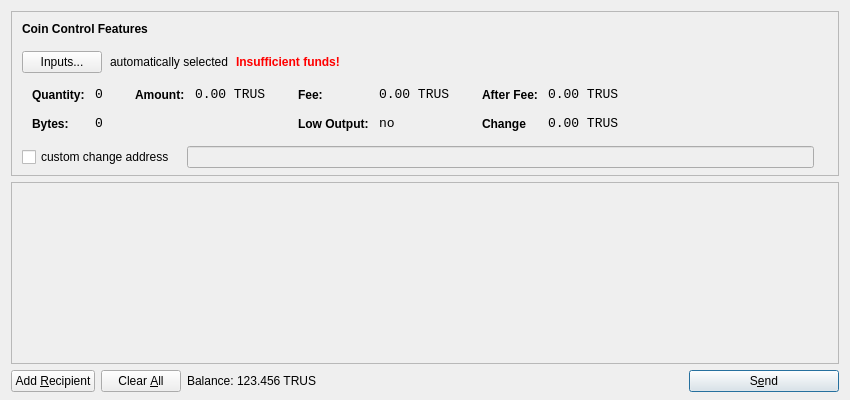
<?xml version="1.0" encoding="UTF-8"?>
<ui version="4.0">
 <class>SendCoinsDialog</class>
 <widget class="QDialog" name="SendCoinsDialog">
  <property name="geometry">
   <rect>
    <x>0</x>
    <y>0</y>
    <width>850</width>
    <height>400</height>
   </rect>
  </property>
  <property name="windowTitle">
   <string>Send Coins</string>
  </property>
  <layout class="QVBoxLayout" name="verticalLayout" stretch="0,1,0">
   <property name="bottomMargin">
    <number>8</number>
   </property>
   <item>
    <widget class="QFrame" name="frameCoinControl">
     <property name="sizePolicy">
      <sizepolicy hsizetype="Expanding" vsizetype="Expanding">
       <horstretch>0</horstretch>
       <verstretch>0</verstretch>
      </sizepolicy>
     </property>
     <property name="maximumSize">
      <size>
       <width>16777215</width>
       <height>16777215</height>
      </size>
     </property>
     <property name="frameShape">
      <enum>QFrame::StyledPanel</enum>
     </property>
     <property name="frameShadow">
      <enum>QFrame::Sunken</enum>
     </property>
     <layout class="QVBoxLayout" name="verticalLayoutCoinControl2">
      <property name="spacing">
       <number>-1</number>
      </property>
      <property name="leftMargin">
       <number>0</number>
      </property>
      <property name="topMargin">
       <number>0</number>
      </property>
      <property name="rightMargin">
       <number>0</number>
      </property>
      <property name="bottomMargin">
       <number>6</number>
      </property>
      <item>
       <layout class="QVBoxLayout" name="verticalLayoutCoinControl" stretch="0,0,0,0,1">
        <property name="spacing">
         <number>0</number>
        </property>
        <property name="leftMargin">
         <number>10</number>
        </property>
        <property name="topMargin">
         <number>10</number>
        </property>
        <item>
         <layout class="QHBoxLayout" name="horizontalLayoutCoinControl1">
          <property name="bottomMargin">
           <number>15</number>
          </property>
          <item>
           <widget class="QLabel" name="labelCoinControlFeatures">
            <property name="sizePolicy">
             <sizepolicy hsizetype="Preferred" vsizetype="Maximum">
              <horstretch>0</horstretch>
              <verstretch>0</verstretch>
             </sizepolicy>
            </property>
            <property name="font">
             <font>
              <weight>75</weight>
              <bold>true</bold>
             </font>
            </property>
            <property name="styleSheet">
             <string notr="true">font-weight:bold;</string>
            </property>
            <property name="text">
             <string>Coin Control Features</string>
            </property>
           </widget>
          </item>
         </layout>
        </item>
        <item>
         <layout class="QHBoxLayout" name="horizontalLayoutCoinControl2" stretch="0,0,0,0">
          <property name="spacing">
           <number>8</number>
          </property>
          <property name="bottomMargin">
           <number>10</number>
          </property>
          <item>
           <widget class="QPushButton" name="pushButtonCoinControl">
            <property name="styleSheet">
             <string notr="true"/>
            </property>
            <property name="text">
             <string>Inputs...</string>
            </property>
           </widget>
          </item>
          <item>
           <widget class="QLabel" name="labelCoinControlAutomaticallySelected">
            <property name="text">
             <string>automatically selected</string>
            </property>
            <property name="margin">
             <number>5</number>
            </property>
           </widget>
          </item>
          <item>
           <widget class="QLabel" name="labelCoinControlInsuffFunds">
            <property name="font">
             <font>
              <weight>75</weight>
              <bold>true</bold>
             </font>
            </property>
            <property name="styleSheet">
             <string notr="true">color:red;font-weight:bold;</string>
            </property>
            <property name="text">
             <string>Insufficient funds!</string>
            </property>
            <property name="margin">
             <number>5</number>
            </property>
           </widget>
          </item>
          <item>
           <spacer name="horizontalSpacerCoinControl">
            <property name="orientation">
             <enum>Qt::Horizontal</enum>
            </property>
            <property name="sizeHint" stdset="0">
             <size>
              <width>40</width>
              <height>1</height>
             </size>
            </property>
           </spacer>
          </item>
         </layout>
        </item>
        <item>
         <widget class="QWidget" name="widgetCoinControl" native="true">
          <property name="sizePolicy">
           <sizepolicy hsizetype="Preferred" vsizetype="Preferred">
            <horstretch>0</horstretch>
            <verstretch>0</verstretch>
           </sizepolicy>
          </property>
          <property name="minimumSize">
           <size>
            <width>0</width>
            <height>0</height>
           </size>
          </property>
          <property name="styleSheet">
           <string notr="true"/>
          </property>
          <layout class="QHBoxLayout" name="horizontalLayoutCoinControl5">
           <property name="margin">
            <number>0</number>
           </property>
           <item>
            <layout class="QHBoxLayout" name="horizontalLayoutCoinControl3" stretch="0,0,0,1">
             <property name="spacing">
              <number>20</number>
             </property>
             <property name="topMargin">
              <number>0</number>
             </property>
             <property name="bottomMargin">
              <number>10</number>
             </property>
             <item>
              <layout class="QFormLayout" name="formLayoutCoinControl1">
               <property name="horizontalSpacing">
                <number>10</number>
               </property>
               <property name="verticalSpacing">
                <number>14</number>
               </property>
               <property name="leftMargin">
                <number>10</number>
               </property>
               <property name="topMargin">
                <number>4</number>
               </property>
               <property name="rightMargin">
                <number>6</number>
               </property>
               <item row="0" column="0">
                <widget class="QLabel" name="labelCoinControlQuantityText">
                 <property name="styleSheet">
                  <string notr="true">font-weight:bold;</string>
                 </property>
                 <property name="text">
                  <string>Quantity:</string>
                 </property>
                 <property name="margin">
                  <number>0</number>
                 </property>
                </widget>
               </item>
               <item row="0" column="1">
                <widget class="QLabel" name="labelCoinControlQuantity">
                 <property name="font">
                  <font>
                   <family>Monospace</family>
                   <pointsize>10</pointsize>
                  </font>
                 </property>
                 <property name="cursor">
                  <cursorShape>IBeamCursor</cursorShape>
                 </property>
                 <property name="contextMenuPolicy">
                  <enum>Qt::ActionsContextMenu</enum>
                 </property>
                 <property name="text">
                  <string>0</string>
                 </property>
                 <property name="margin">
                  <number>0</number>
                 </property>
                 <property name="textInteractionFlags">
                  <set>Qt::LinksAccessibleByMouse|Qt::TextSelectableByKeyboard|Qt::TextSelectableByMouse</set>
                 </property>
                </widget>
               </item>
               <item row="1" column="0">
                <widget class="QLabel" name="labelCoinControlBytesText">
                 <property name="styleSheet">
                  <string notr="true">font-weight:bold;</string>
                 </property>
                 <property name="text">
                  <string>Bytes:</string>
                 </property>
                </widget>
               </item>
               <item row="1" column="1">
                <widget class="QLabel" name="labelCoinControlBytes">
                 <property name="font">
                  <font>
                   <family>Monospace</family>
                   <pointsize>10</pointsize>
                  </font>
                 </property>
                 <property name="cursor">
                  <cursorShape>IBeamCursor</cursorShape>
                 </property>
                 <property name="contextMenuPolicy">
                  <enum>Qt::ActionsContextMenu</enum>
                 </property>
                 <property name="text">
                  <string>0</string>
                 </property>
                 <property name="textInteractionFlags">
                  <set>Qt::LinksAccessibleByMouse|Qt::TextSelectableByKeyboard|Qt::TextSelectableByMouse</set>
                 </property>
                </widget>
               </item>
              </layout>
             </item>
             <item>
              <layout class="QFormLayout" name="formLayoutCoinControl2">
               <property name="horizontalSpacing">
                <number>10</number>
               </property>
               <property name="verticalSpacing">
                <number>14</number>
               </property>
               <property name="leftMargin">
                <number>6</number>
               </property>
               <property name="topMargin">
                <number>4</number>
               </property>
               <property name="rightMargin">
                <number>6</number>
               </property>
               <item row="0" column="0">
                <widget class="QLabel" name="labelCoinControlAmountText">
                 <property name="styleSheet">
                  <string notr="true">font-weight:bold;</string>
                 </property>
                 <property name="text">
                  <string>Amount:</string>
                 </property>
                 <property name="margin">
                  <number>0</number>
                 </property>
                </widget>
               </item>
               <item row="0" column="1">
                <widget class="QLabel" name="labelCoinControlAmount">
                 <property name="font">
                  <font>
                   <family>Monospace</family>
                   <pointsize>10</pointsize>
                  </font>
                 </property>
                 <property name="cursor">
                  <cursorShape>IBeamCursor</cursorShape>
                 </property>
                 <property name="contextMenuPolicy">
                  <enum>Qt::ActionsContextMenu</enum>
                 </property>
                 <property name="text">
                  <string notr="true">0.00 TRUS</string>
                 </property>
                 <property name="textInteractionFlags">
                  <set>Qt::LinksAccessibleByMouse|Qt::TextSelectableByKeyboard|Qt::TextSelectableByMouse</set>
                 </property>
                </widget>
               </item>
              </layout>
             </item>
             <item>
              <layout class="QFormLayout" name="formLayoutCoinControl3">
               <property name="horizontalSpacing">
                <number>10</number>
               </property>
               <property name="verticalSpacing">
                <number>14</number>
               </property>
               <property name="leftMargin">
                <number>6</number>
               </property>
               <property name="topMargin">
                <number>4</number>
               </property>
               <property name="rightMargin">
                <number>6</number>
               </property>
               <item row="0" column="0">
                <widget class="QLabel" name="labelCoinControlFeeText">
                 <property name="styleSheet">
                  <string notr="true">font-weight:bold;</string>
                 </property>
                 <property name="text">
                  <string>Fee:</string>
                 </property>
                 <property name="margin">
                  <number>0</number>
                 </property>
                </widget>
               </item>
               <item row="0" column="1">
                <widget class="QLabel" name="labelCoinControlFee">
                 <property name="font">
                  <font>
                   <family>Monospace</family>
                   <pointsize>10</pointsize>
                  </font>
                 </property>
                 <property name="cursor">
                  <cursorShape>IBeamCursor</cursorShape>
                 </property>
                 <property name="contextMenuPolicy">
                  <enum>Qt::ActionsContextMenu</enum>
                 </property>
                 <property name="text">
                  <string notr="true">0.00 TRUS</string>
                 </property>
                 <property name="textInteractionFlags">
                  <set>Qt::LinksAccessibleByMouse|Qt::TextSelectableByKeyboard|Qt::TextSelectableByMouse</set>
                 </property>
                </widget>
               </item>
               <item row="1" column="0">
                <widget class="QLabel" name="labelCoinControlLowOutputText">
                 <property name="styleSheet">
                  <string notr="true">font-weight:bold;</string>
                 </property>
                 <property name="text">
                  <string>Low Output:</string>
                 </property>
                </widget>
               </item>
               <item row="1" column="1">
                <widget class="QLabel" name="labelCoinControlLowOutput">
                 <property name="font">
                  <font>
                   <family>Monospace</family>
                   <pointsize>10</pointsize>
                  </font>
                 </property>
                 <property name="cursor">
                  <cursorShape>IBeamCursor</cursorShape>
                 </property>
                 <property name="contextMenuPolicy">
                  <enum>Qt::ActionsContextMenu</enum>
                 </property>
                 <property name="text">
                  <string>no</string>
                 </property>
                 <property name="textInteractionFlags">
                  <set>Qt::LinksAccessibleByMouse|Qt::TextSelectableByKeyboard|Qt::TextSelectableByMouse</set>
                 </property>
                </widget>
               </item>
              </layout>
             </item>
             <item>
              <layout class="QFormLayout" name="formLayoutCoinControl4">
               <property name="horizontalSpacing">
                <number>10</number>
               </property>
               <property name="verticalSpacing">
                <number>14</number>
               </property>
               <property name="leftMargin">
                <number>6</number>
               </property>
               <property name="topMargin">
                <number>4</number>
               </property>
               <property name="rightMargin">
                <number>6</number>
               </property>
               <item row="0" column="0">
                <widget class="QLabel" name="labelCoinControlAfterFeeText">
                 <property name="styleSheet">
                  <string notr="true">font-weight:bold;</string>
                 </property>
                 <property name="text">
                  <string>After Fee:</string>
                 </property>
                 <property name="margin">
                  <number>0</number>
                 </property>
                </widget>
               </item>
               <item row="0" column="1">
                <widget class="QLabel" name="labelCoinControlAfterFee">
                 <property name="font">
                  <font>
                   <family>Monospace</family>
                   <pointsize>10</pointsize>
                  </font>
                 </property>
                 <property name="cursor">
                  <cursorShape>IBeamCursor</cursorShape>
                 </property>
                 <property name="contextMenuPolicy">
                  <enum>Qt::ActionsContextMenu</enum>
                 </property>
                 <property name="text">
                  <string notr="true">0.00 TRUS</string>
                 </property>
                 <property name="textInteractionFlags">
                  <set>Qt::LinksAccessibleByMouse|Qt::TextSelectableByKeyboard|Qt::TextSelectableByMouse</set>
                 </property>
                </widget>
               </item>
               <item row="1" column="0">
                <widget class="QLabel" name="labelCoinControlChangeText">
                 <property name="styleSheet">
                  <string notr="true">font-weight:bold;</string>
                 </property>
                 <property name="text">
                  <string>Change</string>
                 </property>
                </widget>
               </item>
               <item row="1" column="1">
                <widget class="QLabel" name="labelCoinControlChange">
                 <property name="font">
                  <font>
                   <family>Monospace</family>
                   <pointsize>10</pointsize>
                  </font>
                 </property>
                 <property name="cursor">
                  <cursorShape>IBeamCursor</cursorShape>
                 </property>
                 <property name="contextMenuPolicy">
                  <enum>Qt::ActionsContextMenu</enum>
                 </property>
                 <property name="text">
                  <string notr="true">0.00 TRUS</string>
                 </property>
                 <property name="textInteractionFlags">
                  <set>Qt::LinksAccessibleByMouse|Qt::TextSelectableByKeyboard|Qt::TextSelectableByMouse</set>
                 </property>
                </widget>
               </item>
              </layout>
             </item>
            </layout>
           </item>
          </layout>
         </widget>
        </item>
        <item>
         <layout class="QHBoxLayout" name="horizontalLayoutCoinControl4" stretch="0,0,0">
          <property name="spacing">
           <number>12</number>
          </property>
          <property name="sizeConstraint">
           <enum>QLayout::SetDefaultConstraint</enum>
          </property>
          <property name="topMargin">
           <number>5</number>
          </property>
          <property name="rightMargin">
           <number>5</number>
          </property>
          <item>
           <widget class="QCheckBox" name="checkBoxCoinControlChange">
            <property name="text">
             <string>custom change address</string>
            </property>
           </widget>
          </item>
          <item>
           <widget class="QLineEdit" name="lineEditCoinControlChange">
            <property name="enabled">
             <bool>false</bool>
            </property>
            <property name="sizePolicy">
             <sizepolicy hsizetype="Expanding" vsizetype="Fixed">
              <horstretch>0</horstretch>
              <verstretch>0</verstretch>
             </sizepolicy>
            </property>
           </widget>
          </item>
          <item>
           <widget class="QLabel" name="labelCoinControlChangeLabel">
            <property name="sizePolicy">
             <sizepolicy hsizetype="Preferred" vsizetype="Expanding">
              <horstretch>0</horstretch>
              <verstretch>0</verstretch>
             </sizepolicy>
            </property>
            <property name="minimumSize">
             <size>
              <width>0</width>
              <height>0</height>
             </size>
            </property>
            <property name="text">
             <string/>
            </property>
            <property name="margin">
             <number>3</number>
            </property>
           </widget>
          </item>
         </layout>
        </item>
        <item>
         <spacer name="verticalSpacerCoinControl">
          <property name="orientation">
           <enum>Qt::Vertical</enum>
          </property>
          <property name="sizeHint" stdset="0">
           <size>
            <width>800</width>
            <height>1</height>
           </size>
          </property>
         </spacer>
        </item>
       </layout>
      </item>
     </layout>
    </widget>
   </item>
   <item>
    <widget class="QScrollArea" name="scrollArea">
     <property name="widgetResizable">
      <bool>true</bool>
     </property>
     <widget class="QWidget" name="scrollAreaWidgetContents">
      <property name="geometry">
       <rect>
        <x>0</x>
        <y>0</y>
        <width>830</width>
        <height>165</height>
       </rect>
      </property>
      <layout class="QVBoxLayout" name="verticalLayout_2">
       <property name="margin">
        <number>0</number>
       </property>
       <item>
        <layout class="QVBoxLayout" name="entries">
         <property name="spacing">
          <number>6</number>
         </property>
        </layout>
       </item>
       <item>
        <spacer name="verticalSpacer">
         <property name="orientation">
          <enum>Qt::Vertical</enum>
         </property>
         <property name="sizeHint" stdset="0">
          <size>
           <width>20</width>
           <height>40</height>
          </size>
         </property>
        </spacer>
       </item>
      </layout>
     </widget>
    </widget>
   </item>
   <item>
    <layout class="QHBoxLayout" name="horizontalLayout">
     <item>
      <widget class="QPushButton" name="addButton">
       <property name="toolTip">
        <string>Send to multiple recipients at once</string>
       </property>
       <property name="text">
        <string>Add &amp;Recipient</string>
       </property>
       <property name="autoDefault">
        <bool>false</bool>
       </property>
      </widget>
     </item>
     <item>
      <widget class="QPushButton" name="clearButton">
       <property name="sizePolicy">
        <sizepolicy hsizetype="Minimum" vsizetype="Fixed">
         <horstretch>0</horstretch>
         <verstretch>0</verstretch>
        </sizepolicy>
       </property>
       <property name="toolTip">
        <string>Remove all transaction fields</string>
       </property>
       <property name="text">
        <string>Clear &amp;All</string>
       </property>
       <property name="autoRepeatDelay">
        <number>300</number>
       </property>
       <property name="autoDefault">
        <bool>false</bool>
       </property>
      </widget>
     </item>
     <item>
      <layout class="QHBoxLayout" name="horizontalLayout_2">
       <property name="spacing">
        <number>3</number>
       </property>
       <item>
        <widget class="QLabel" name="label">
         <property name="sizePolicy">
          <sizepolicy hsizetype="Preferred" vsizetype="Fixed">
           <horstretch>0</horstretch>
           <verstretch>0</verstretch>
          </sizepolicy>
         </property>
         <property name="text">
          <string>Balance:</string>
         </property>
        </widget>
       </item>
       <item>
        <widget class="QLabel" name="labelBalance">
         <property name="sizePolicy">
          <sizepolicy hsizetype="Preferred" vsizetype="Fixed">
           <horstretch>0</horstretch>
           <verstretch>0</verstretch>
          </sizepolicy>
         </property>
         <property name="cursor">
          <cursorShape>IBeamCursor</cursorShape>
         </property>
         <property name="text">
          <string notr="true">123.456 TRUS</string>
         </property>
         <property name="textInteractionFlags">
          <set>Qt::LinksAccessibleByMouse|Qt::TextSelectableByKeyboard|Qt::TextSelectableByMouse</set>
         </property>
        </widget>
       </item>
      </layout>
     </item>
     <item>
      <spacer name="horizontalSpacer">
       <property name="orientation">
        <enum>Qt::Horizontal</enum>
       </property>
       <property name="sizeHint" stdset="0">
        <size>
         <width>40</width>
         <height>20</height>
        </size>
       </property>
      </spacer>
     </item>
     <item>
      <widget class="QPushButton" name="sendButton">
       <property name="minimumSize">
        <size>
         <width>150</width>
         <height>0</height>
        </size>
       </property>
       <property name="toolTip">
        <string>Confirm the send action</string>
       </property>
       <property name="text">
        <string>S&amp;end</string>
       </property>
       <property name="icon">
        <iconset resource="../bitcoin.qrc">
         <normaloff>:/icons/send</normaloff>:/icons/send</iconset>
       </property>
       <property name="default">
        <bool>true</bool>
       </property>
      </widget>
     </item>
    </layout>
   </item>
  </layout>
 </widget>
 <resources>
  <include location="../bitcoin.qrc"/>
 </resources>
 <connections/>
</ui>
